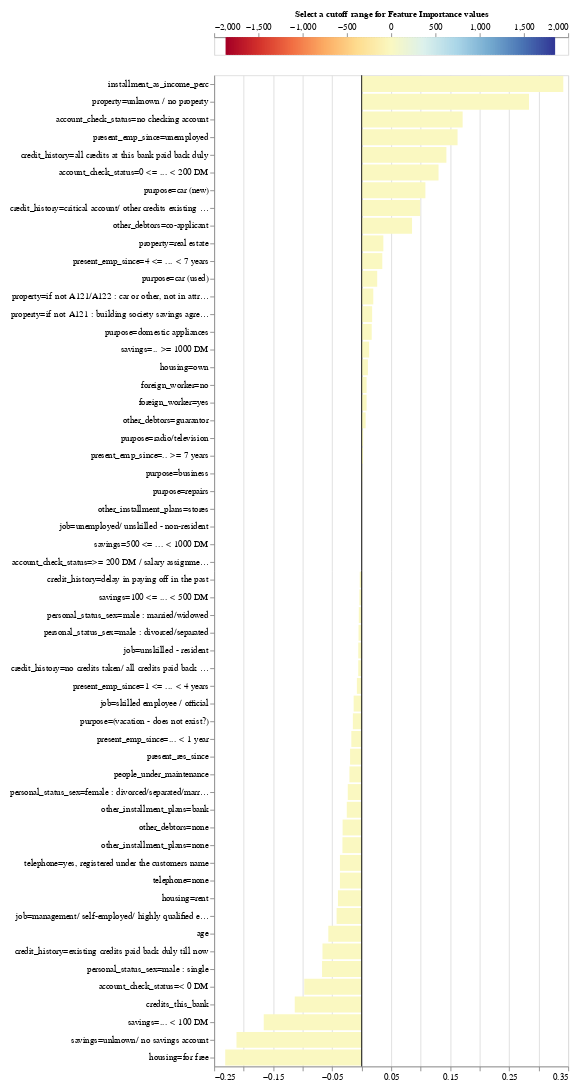

Here is the notebook cell this chart was saved with:
### Markdown cell above
##### We can use the method plot_shap_values to get a visual representation. 
##### Parameters: feature_names, the list of features, exp, the explanation we want to plot, start and end, which denotes the range of features we want to plot

### Code cell
exp.plot_features_importance()

### Figure 1 — Vega-Lite specification as saved in the notebook (floating-point values rounded to 4 significant figures; data arrays with more than 128 entries replaced by an {"elided": "..."} marker saying what was removed)
{"config": {"view": {"continuousWidth": 400, "continuousHeight": 300}, "axis": {"labelFontSize": 10, "labelLimit": 225.0}}, "vconcat": [{"layer": [{"data": {"name": "data-a6980198077d09c11490684fd5a46430"}, "mark": {"type": "rule", "strokeWidth": 3}, "encoding": {"color": {"type": "quantitative", "field": "xValue", "legend": null, "scale": {"domain": [-1856.0, 1856.0], "domainMid": 0, "scheme": "redyellowblue"}}, "x": {"type": "quantitative", "axis": {"orient": "top", "titleFontSize": 10}, "field": "xValue", "title": "Select a cutoff range for Feature Importance values "}}}, {"data": {"name": "data-c7bc3ae69e1253e8223f70a11d04b99d"}, "mark": {"type": "rect", "color": "black", "height": 20, "opacity": 0.4, "tooltip": true}, "encoding": {"x": {"type": "quantitative", "field": "x_min"}, "x2": {"field": "x_max"}, "y": {"type": "quantitative", "axis": null, "field": "y"}}, "selection": {"Cutter": {"type": "single", "fields": ["cutoff"], "bind": {"input": "range", "max": 1856.0, "min": 0, "name": "Importance cutoff value (±) ", "step": 37.12}, "init": {"cutoff": 0.0}}}, "transform": [{"calculate": "(-Cutter.cutoff)", "as": "x_min"}, {"calculate": "Cutter.cutoff", "as": "x_max"}]}], "height": 20}, {"layer": [{"data": {"name": "data-6053ecdb95eda9d07d1291dbcfd6db86"}, "mark": "bar", "encoding": {"color": {"type": "quantitative", "field": "value", "legend": null, "scale": {"domain": [-1856.0, 1856.0], "domainMid": 0, "scheme": "blueorange"}}, "tooltip": [{"type": "nominal", "field": "name", "title": "Feature"}, {"type": "quantitative", "field": "value", "title": "Importance"}], "x": {"type": "quantitative", "field": "value", "title": null}, "y": {"type": "nominal", "field": "name", "sort": {"field": "value", "op": "mean", "order": "descending"}, "title": null}}, "selection": {"Cutter": {"type": "single", "fields": ["cutoff"], "bind": {"input": "range", "max": 1856.0, "min": 0, "name": "Importance cutoff value (±) ", "step": 37.12}, "init": {"cutoff": 0.0}}}, "transform": [{"filter": "datum.value > -1 & datum.value < 1"}, {"filter": "((datum.value > Cutter.cutoff) || (datum.value < (-Cutter.cutoff)))"}]}, {"data": {"name": "data-9c00aa9dc2b1c1a0b4bf9b34ead12925"}, "mark": "rule", "encoding": {"x": {"type": "quantitative", "field": "x"}}}]}], "padding": 10, "$schema": "https://vega.github.io/schema/vega-lite/v4.8.1.json", "datasets": {"data-a6980198077d09c11490684fd5a46430": {"elided": "200 records"}, "data-c7bc3ae69e1253e8223f70a11d04b99d": [{"y": 0, "x": -0.5, "x2": 0.5}], "data-6053ecdb95eda9d07d1291dbcfd6db86": [{"name": "duration_in_month", "value": 10.13}, {"name": "credit_amount", "value": 1856.0}, {"name": "installment_as_income_perc", "value": 0.3417}, {"name": "present_res_since", "value": -0.01964}, {"name": "age", "value": -0.05652}, {"name": "credits_this_bank", "value": -0.1134}, {"name": "people_under_maintenance", "value": -0.02073}, {"name": "account_check_status=0 <= ... < 200 DM", "value": 0.1303}, {"name": "account_check_status=< 0 DM", "value": -0.09734}, {"name": "account_check_status=>= 200 DM / salary assignments for at least 1 year", "value": 2.33e-05}, {"name": "account_check_status=no checking account", "value": 0.1711}, {"name": "credit_history=all credits at this bank paid back duly", "value": 0.1436}, {"name": "credit_history=critical account/ other credits existing (not at this bank)", "value": 0.09931}, {"name": "credit_history=delay in paying off in the past", "value": -0.003311}, {"name": "credit_history=existing credits paid back duly till now", "value": -0.06642}, {"name": "credit_history=no credits taken/ all credits paid back duly", "value": -0.0058}, {"name": "purpose=(vacation - does not exist?)", "value": -0.01494}, {"name": "purpose=business", "value": 0.001095}, {"name": "purpose=car (new)", "value": 0.108}, {"name": "purpose=car (used)", "value": 0.02634}, {"name": "purpose=domestic appliances", "value": 0.01703}, {"name": "purpose=education", "value": 0.0}, {"name": "purpose=furniture/equipment", "value": -0.0}, {"name": "purpose=radio/television", "value": 0.002494}, {"name": "purpose=repairs", "value": 0.0007076}, {"name": "purpose=retraining", "value": -0.0}, {"name": "savings=.. >= 1000 DM ", "value": 0.01269}, {"name": "savings=... < 100 DM", "value": -0.166}, {"name": "savings=100 <= ... < 500 DM", "value": -0.003859}, {"name": "savings=500 <= ... < 1000 DM ", "value": 0.0002478}, {"name": "savings=unknown/ no savings account", "value": -0.2121}, {"name": "present_emp_since=.. >= 7 years", "value": 0.00233}, {"name": "present_emp_since=... < 1 year ", "value": -0.01754}, {"name": "present_emp_since=1 <= ... < 4 years", "value": -0.008139}, {"name": "present_emp_since=4 <= ... < 7 years", "value": 0.03499}, {"name": "present_emp_since=unemployed", "value": 0.1625}, {"name": "personal_status_sex=female : divorced/separated/married", "value": -0.02357}, {"name": "personal_status_sex=male : divorced/separated", "value": -0.005309}, {"name": "personal_status_sex=male : married/widowed", "value": -0.004855}, {"name": "personal_status_sex=male : single", "value": -0.06714}, {"name": "other_debtors=co-applicant", "value": 0.08541}, {"name": "other_debtors=guarantor", "value": 0.006712}, {"name": "other_debtors=none", "value": -0.03229}, {"name": "property=if not A121 : building society savings agreement/ life insurance", "value": 0.01775}, {"name": "property=if not A121/A122 : car or other, not in attribute 6", "value": 0.01971}, {"name": "property=real estate", "value": 0.03675}, {"name": "property=unknown / no property", "value": 0.2836}, {"name": "other_installment_plans=bank", "value": -0.02525}, {"name": "other_installment_plans=none", "value": -0.03261}, {"name": "other_installment_plans=stores", "value": 0.0003841}, {"name": "housing=for free", "value": -0.2313}, {"name": "housing=own", "value": 0.01053}, {"name": "housing=rent", "value": -0.04025}, {"name": "job=management/ self-employed/ highly qualified employee/ officer", "value": -0.0425}, {"name": "job=skilled employee / official", "value": -0.0136}, {"name": "job=unemployed/ unskilled - non-resident", "value": 0.0003729}, {"name": "job=unskilled - resident", "value": -0.005783}, {"name": "telephone=none", "value": -0.03684}, {"name": "telephone=yes, registered under the customers name ", "value": -0.03684}, {"name": "foreign_worker=no", "value": 0.008365}, {"name": "foreign_worker=yes", "value": 0.008365}], "data-9c00aa9dc2b1c1a0b4bf9b34ead12925": [{"x": 0}]}}
